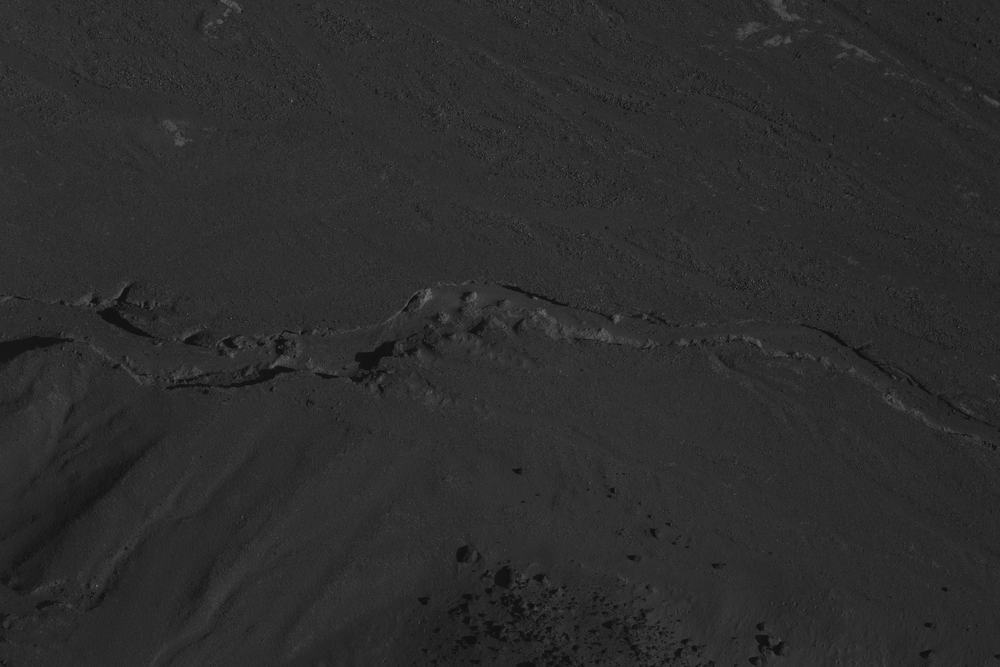
#> input picture hw2/marshill_image1.pgm, 1000 x 667 px, shrunk from 1218 x 812 before the run
$ python filters.py -x marshill_image1.pgm   (older library calls are emulated)
#> lines starting #> are read from the running program, lines starting #| are printed output that depends on the picture
#!/usr/bin/env python
"""
Image filters
"""

from __future__ import division, print_function

import argparse

import cv2
import numpy as np
from scipy.ndimage.filters import convolve
from scipy.stats import norm

def hdiff_ker():
    """Returns horizontal gradient kernel [-2, -1, 0, 1, 2]."""
    return np.array([[-2, -1, 0, 1, 2]], dtype=float)

def vdiff_ker():
    """Returns vertical gradient kernel [-2, -1, 0, 1, 2]."""
    return np.array([[-2, -1, 0, 1, 2]], dtype=float).T

def gaussian_ker(window_size, sigma=None):
    """Returns a 2D gaussian kernel."""
    if sigma is None:
        sigma = window_size / 5
    x = np.arange(window_size) - (window_size - 1) / 2
    ker1 = norm.pdf(x, scale=sigma)
    return np.outer(ker1, ker1)

def main():
    parser = argparse.ArgumentParser(
        description='''Various image filters''')
    group = parser.add_mutually_exclusive_group(required=True)
    group.add_argument('-x', action='store_true',
        help='compute horizontal gradient')
    group.add_argument('-y', action='store_true',
        help='compute vertical gradient')
    group.add_argument('-g', type=int, metavar='N',
        help=('compute Gaussian blur with window size N and sigma N/5; '
            'N must be a positive odd integer'))
    parser.add_argument('-q', action='store_true',
        help='quite mode; don\'t display result on screen')
    parser.add_argument('-o', dest='outfile', metavar='OUTFILE',
        help='output image filename')
    parser.add_argument('infile', help='input image filename')
    args = parser.parse_args()

    if args.q and not args.outfile:
        parser.error('OUTFILE must be specified in quiet mode')
        return

    # Select appropriate kernel
    if args.x:
        ker = hdiff_ker()
    elif args.y:
        ker = vdiff_ker()
    elif args.g is not None:
        if args.g > 0 and args.g % 2:
            ker = gaussian_ker(args.g)
        else:
            print('N must be a positive odd integer')
            return
    else:
        print('unknown action')

    b = np.sum(np.fmax(0, ker))
    a = np.sum(np.fmin(0, ker))

    # Load image
    image = cv2.imread(args.infile, cv2.CV_LOAD_IMAGE_GRAYSCALE).astype(float)
#> image: shape (667, 1000) float64; min 12, max 114, mean 44.3
    # Error when opening failed
    if image is None:
        print('cannot open image {}'.format(args.infile))
        return False

    # Convolve and normalize and cast to 8-bit int
    out = convolve(image, ker)
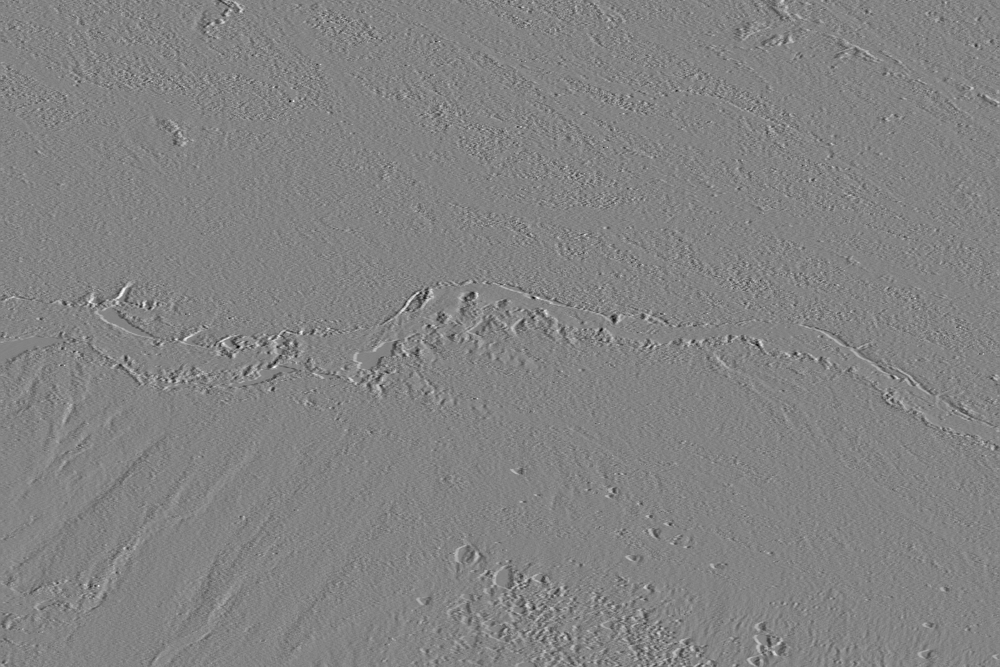
#> out: shape (667, 1000) float64; min -200, max 189, mean 0; drawn with min black and max white
    out = np.round((out - 255 * a) / (b - a)).astype('uint8')

    # Save image
    if args.outfile:
        cv2.imwrite(args.outfile, out)
    # Show on screen
    if not args.q:
        cv2.namedWindow('image', cv2.WINDOW_NORMAL)
        cv2.imshow('image', out)
        print('Press any key to exit.')
        cv2.waitKey(0)
        cv2.destroyAllWindows()

if __name__ == '__main__':
    main()

$ run again, on hw2/marshill_image3.pgm
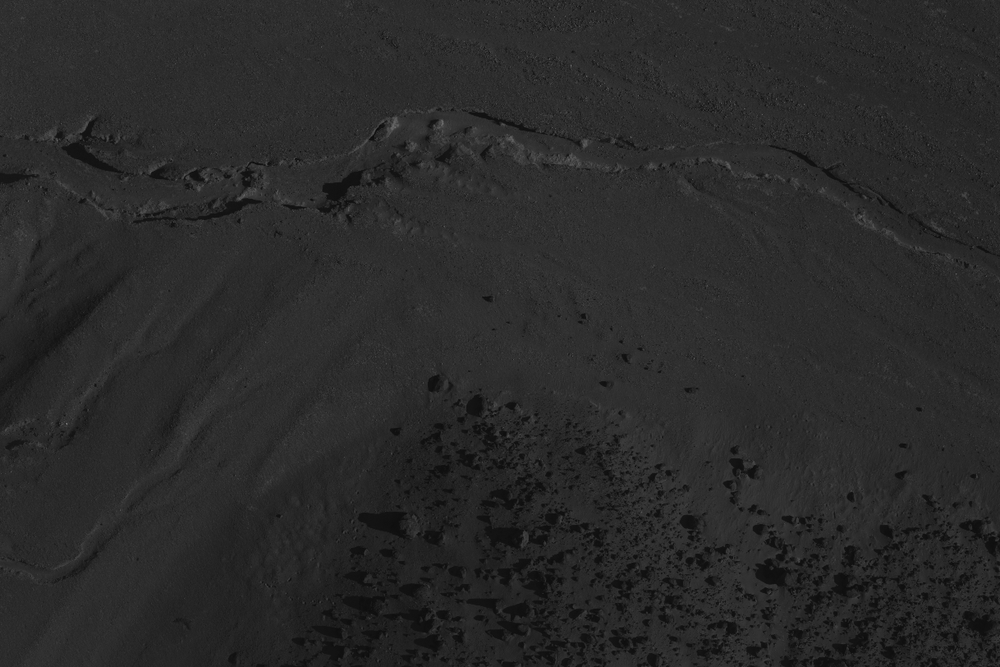
#> input picture hw2/marshill_image3.pgm, 1000 x 667 px, shrunk from 1218 x 812 before the run
#> in main, `out = convolve(image, ker)`:
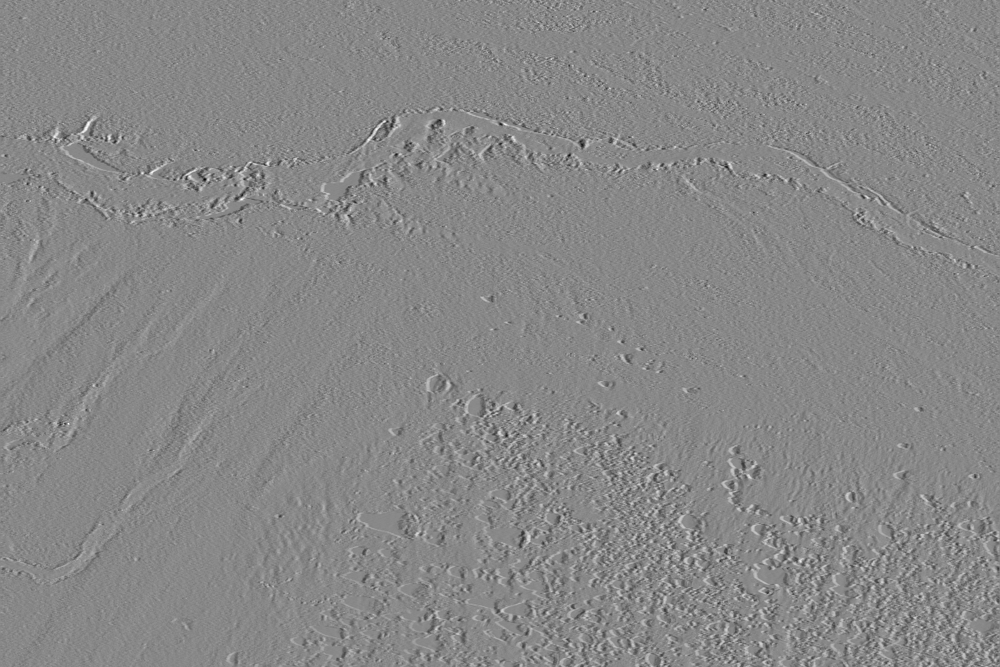
#> out: shape (667, 1000) float64; min -207, max 182, mean 0; drawn with min black and max white

$ run again, on hw2/marshill_image4.pgm
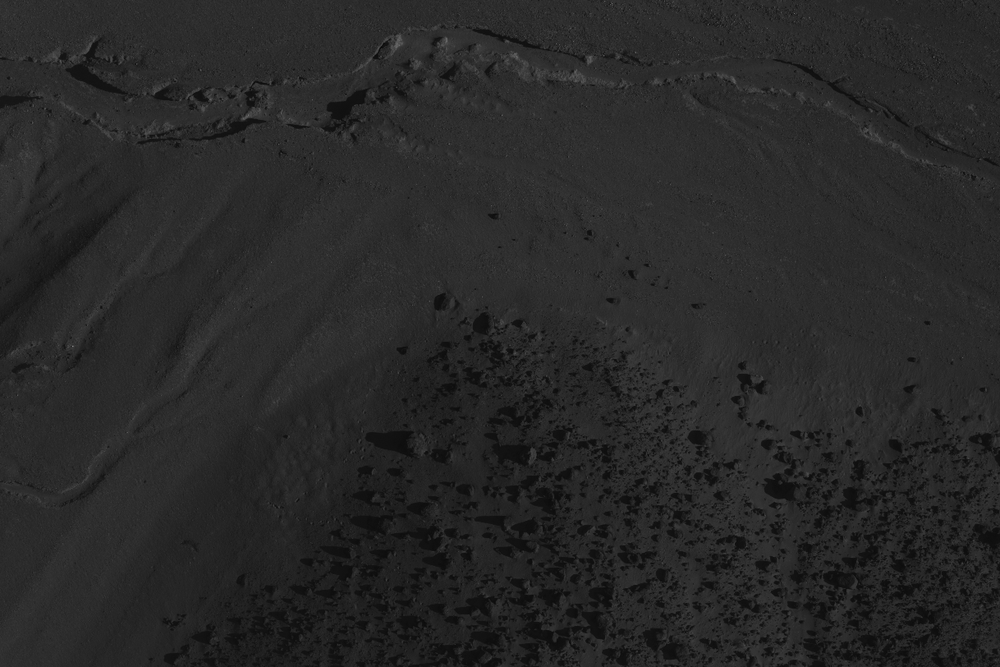
#> input picture hw2/marshill_image4.pgm, 1000 x 667 px, shrunk from 1218 x 812 before the run
#> in main, `out = convolve(image, ker)`:
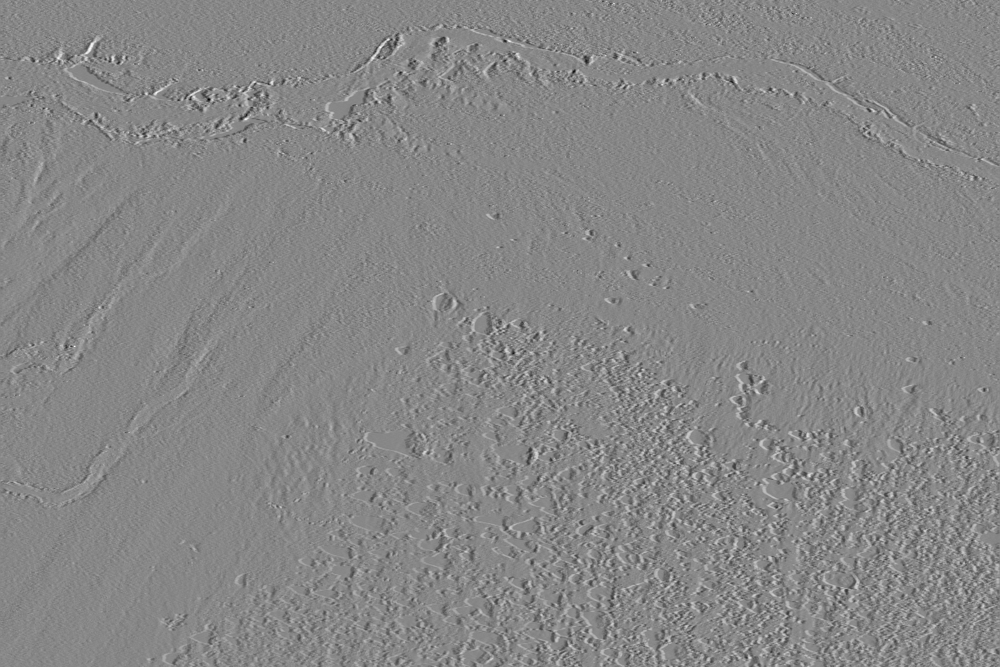
#> out: shape (667, 1000) float64; min -210, max 187, mean 0; drawn with min black and max white
#> in main, `out = np.round((out - 255 * a) / (b - a)).astype('uint8')`:
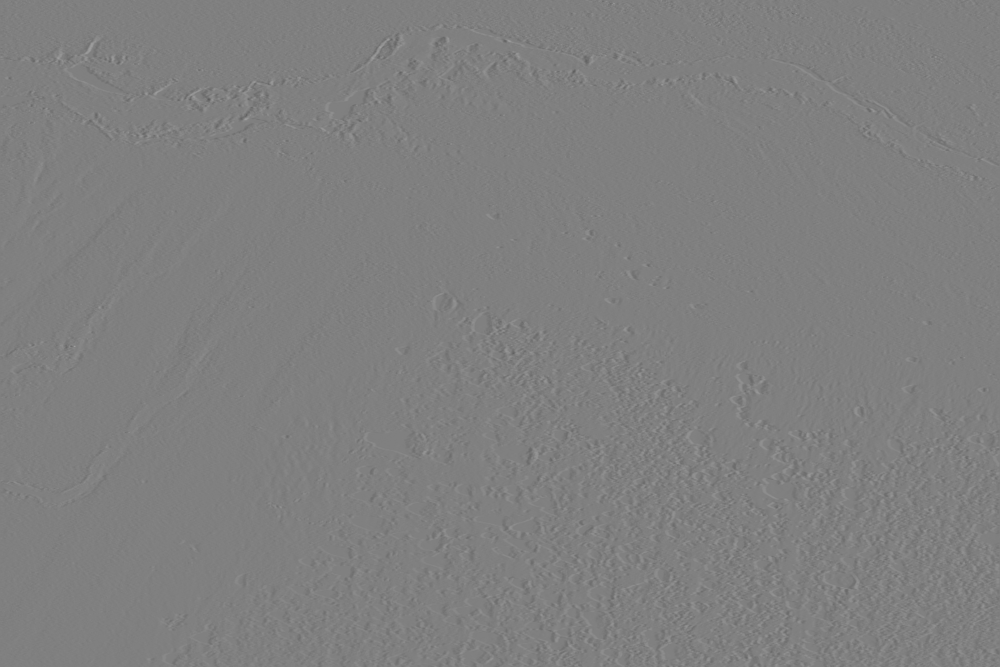
#> out: shape (667, 1000); min 92, max 159, mean 127.5

$ run again, on hw2/marshill_image5.pgm
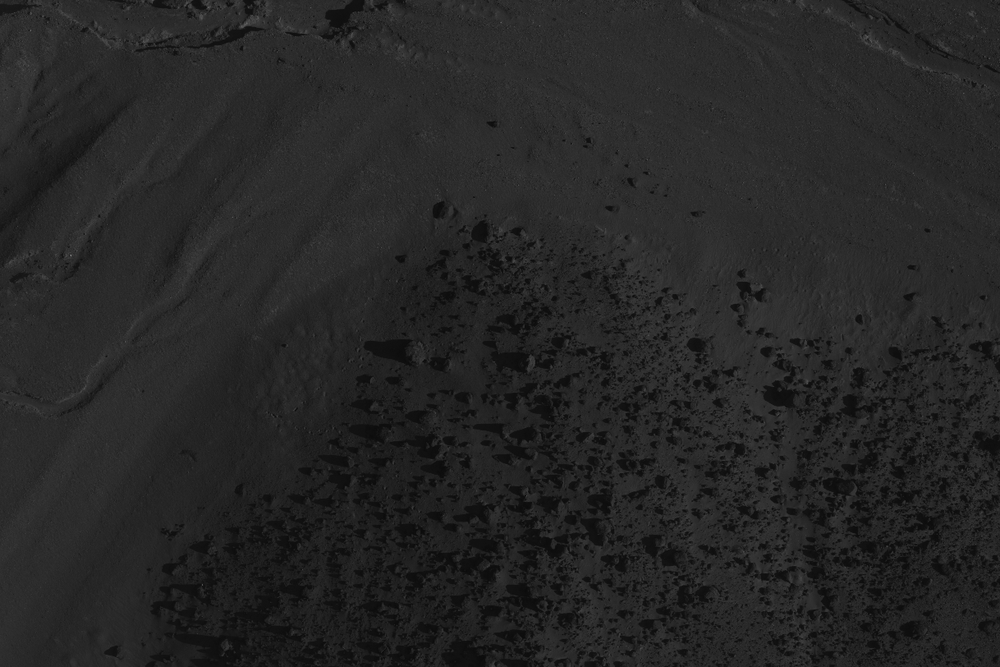
#> input picture hw2/marshill_image5.pgm, 1000 x 667 px, shrunk from 1218 x 812 before the run
#> in main, `out = convolve(image, ker)`:
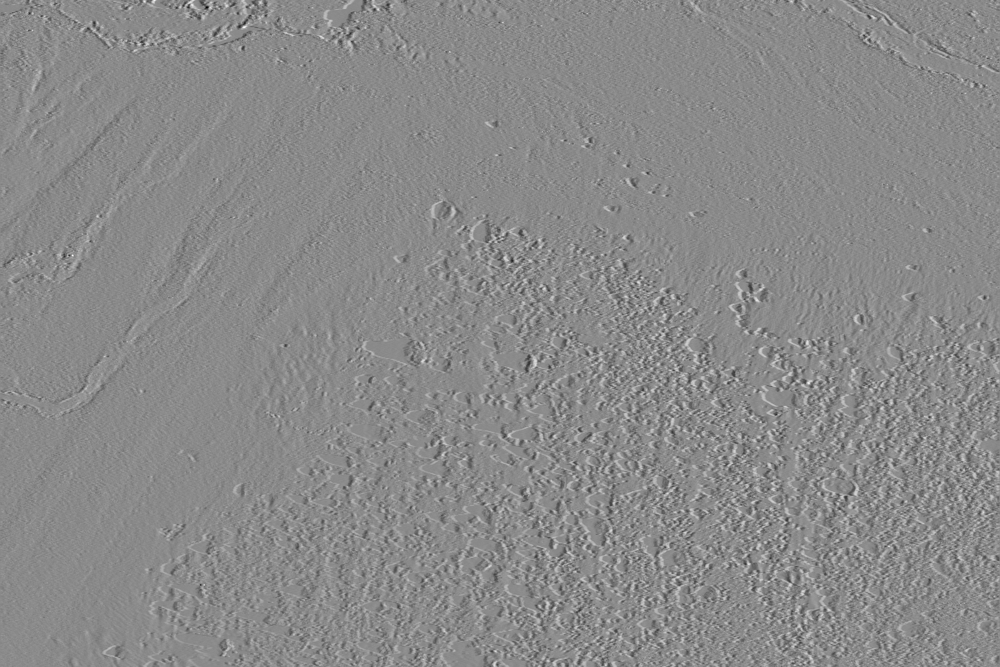
#> out: shape (667, 1000) float64; min -211, max 179, mean 0.1; drawn with min black and max white
#> in main, `out = np.round((out - 255 * a) / (b - a)).astype('uint8')`:
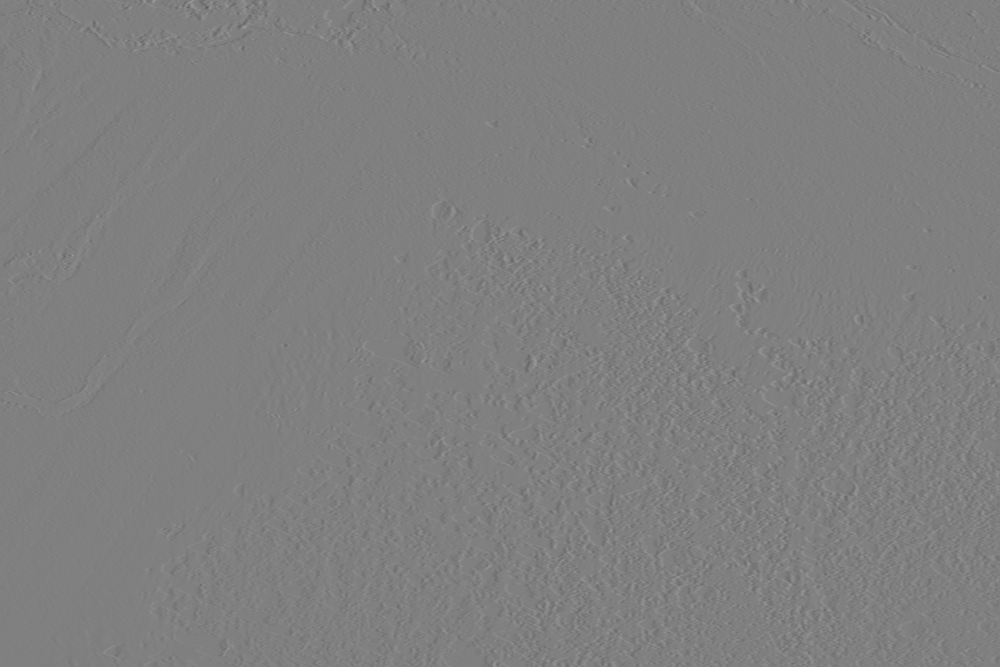
#> out: shape (667, 1000); min 92, max 157, mean 127.5
